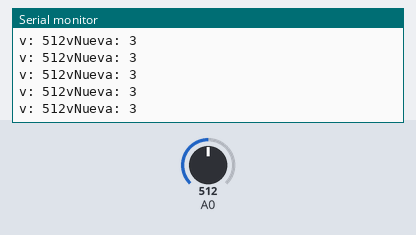
This sketch was run on a simulated Arduino Uno, built with avr-gcc and run on an emulated ATmega328P. On the bench: the last lines printed to the serial monitor. The test bench sets the inputs (shaded band); at power-on: A0 = 512.

Above: at 1.2 s.
1.3 s: A0 set to 716
At 1.31 s:
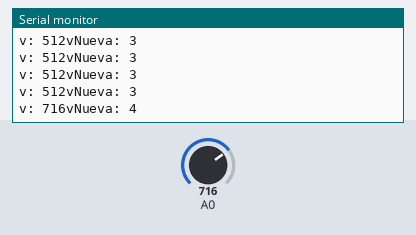
2.8 s: A0 set to 900
At 2.82 s:
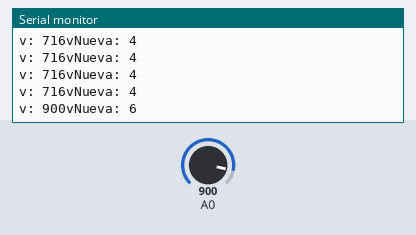
Timing chart, 0 to 5.8 s (numbered marks = the images above; inputs shaded):
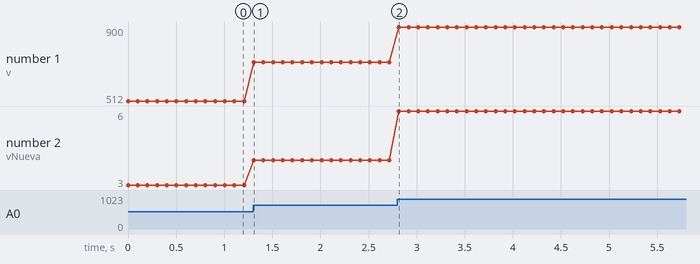

Measured:
- after the input at 1.3 s, the serial monitor: prints a new line at once (image 1)
- after the input at 2.8 s, the serial monitor: prints a new line at once (image 2)
- plotted number 1: 512 → 716 after the input at 1.3 s, 716 → 900 after the input at 2.8 s
- plotted number 2: 3 → 4 after the input at 1.3 s, 4 → 6 after the input at 2.8 s

The sketch:

SE_Prog11_Ejercicio.ino
```cpp
//funcion map
//potenciometro
int leds[8] = {6, 7, 8, 9, 10, 11, 12, 13};
void setup() {
  // put your setup code here, to run once:
  for (int i = 0; i < 8; i++) {
    pinMode(leds[i], OUTPUT);
  }
  Serial.begin(9600);
}
int v, vNueva, ant = -1;
void loop() {
  // put your main code here, to run repeatedly:
  //10bits de resolucion, 5v de referencia, ADC=>0-1023
  v = analogRead(A0);
  vNueva = map(v, 0, 1023, 0, 7);
  //v= valor a mapear
  //0 =limite inferior intervalo origen
  //1023 = lim sup intervalo origen
  //0=lim inf intervalo destino
  //7=kim sup intervalo destino
  Serial.println("v: " + String(v) + "vNueva: " + String(vNueva));
  if (ant != vNueva) {
    ant = vNueva;
    limpiar();
    digitalWrite(leds[vNueva], 1);
  }

  delay(100);
}//tarea ejercicio cuando este el 6 se prendera el led 6 y asi todo los demas apagados

void limpiar() {
  for (int i = 0; i < 8; i++) {
    pinMode(leds[i], 0);
  }
}
```
